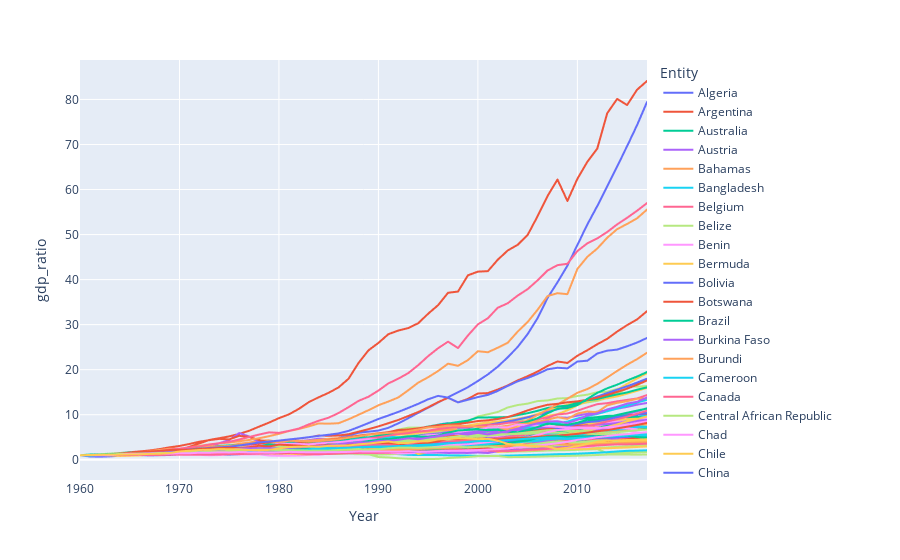

The notebook cell saved with this chart:
### Code cell
px.line(df_with_gdp_ratio, x = "Year", y = "gdp_ratio", color = "Entity")
